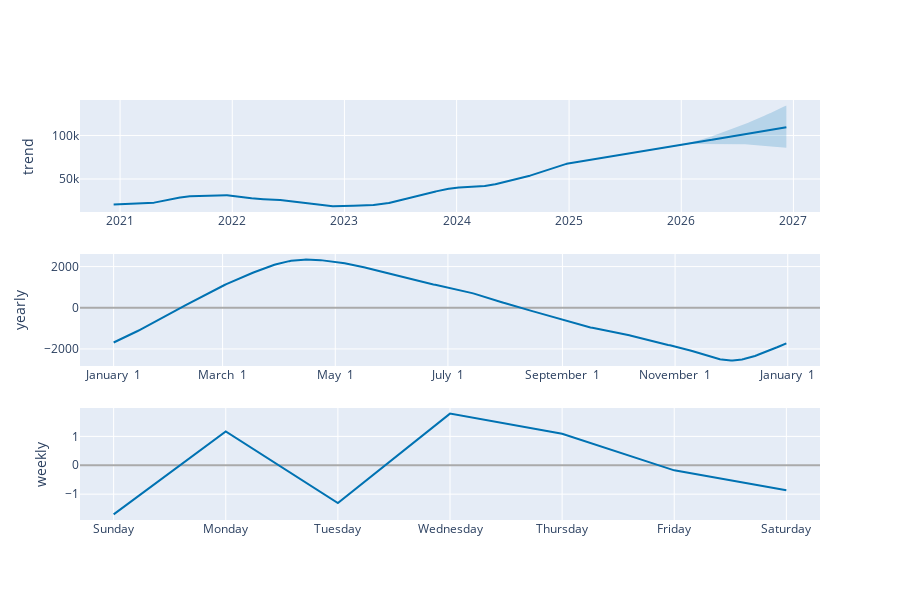

The cell this chart's notebook holds for it:
### Code cell
plot_components_plotly(m_support, forecast_support)

### Figure 1 — Plotly figure (JSON) as saved in the notebook; plotly's stock layout.template omitted (floating-point values rounded to 4 significant figures; data arrays with more than 128 entries replaced by an {"elided": "..."} marker saying what was removed)
{"data": [{"line": {"color": "#0072B2", "width": 2}, "mode": "lines", "name": "trend", "type": "scatter", "x": {"elided": "2189 str values"}, "xaxis": "x", "y": {"elided": "2189 float values"}, "yaxis": "y"}, {"line": {"color": "rgba(0, 114, 178, 0.2)", "width": 0}, "mode": "lines", "name": "trend_upper", "type": "scatter", "x": {"elided": "2189 str values"}, "xaxis": "x", "y": {"elided": "2189 float values"}, "yaxis": "y"}, {"fill": "tonexty", "fillcolor": "rgba(0, 114, 178, 0.2)", "line": {"color": "rgba(0, 114, 178, 0.2)", "width": 0}, "mode": "lines", "name": "trend_lower", "type": "scatter", "x": {"elided": "2189 str values"}, "xaxis": "x", "y": {"elided": "2189 float values"}, "yaxis": "y"}, {"line": {"color": "#0072B2", "width": 2}, "mode": "lines", "name": "yearly", "type": "scatter", "x": {"elided": "365 str values"}, "xaxis": "x2", "y": {"elided": "365 float values"}, "yaxis": "y2"}, {"line": {"color": "#0072B2", "width": 2}, "mode": "lines", "name": "weekly", "type": "scatter", "x": ["2017-01-01T00:00:00.000000000", "2017-01-02T00:00:00.000000000", "2017-01-03T00:00:00.000000000", "2017-01-04T00:00:00.000000000", "2017-01-05T00:00:00.000000000", "2017-01-06T00:00:00.000000000", "2017-01-07T00:00:00.000000000"], "xaxis": "x3", "y": [-1.7, 1.17, -1.307, 1.789, 1.09, -0.1751, -0.8668], "yaxis": "y3"}], "layout": {"height": 600, "showlegend": false, "width": 900, "xaxis": {"anchor": "y", "domain": [0, 1], "range": ["2020-08-23T13:12:00", "2027-03-28T10:48:00"], "type": "date"}, "xaxis2": {"anchor": "y2", "domain": [0, 1], "range": ["2016-12-13T18:54:02.958904115", "2018-01-18T11:04:57.863013581"], "tickformat": "%B %e", "type": "date"}, "xaxis3": {"anchor": "y3", "domain": [0, 1], "range": ["2016-12-31T16:48:00", "2017-01-07T07:12:00"], "tickformat": "%A", "type": "date"}, "yaxis": {"anchor": "x", "domain": [0.7333, 1], "rangemode": "normal", "title": {"text": "trend"}, "zerolinecolor": "#AAA"}, "yaxis2": {"anchor": "x2", "domain": [0.3667, 0.6333], "title": {"text": "yearly"}, "zerolinecolor": "#AAA"}, "yaxis3": {"anchor": "x3", "domain": [0, 0.2667], "title": {"text": "weekly"}, "zerolinecolor": "#AAA"}}}
